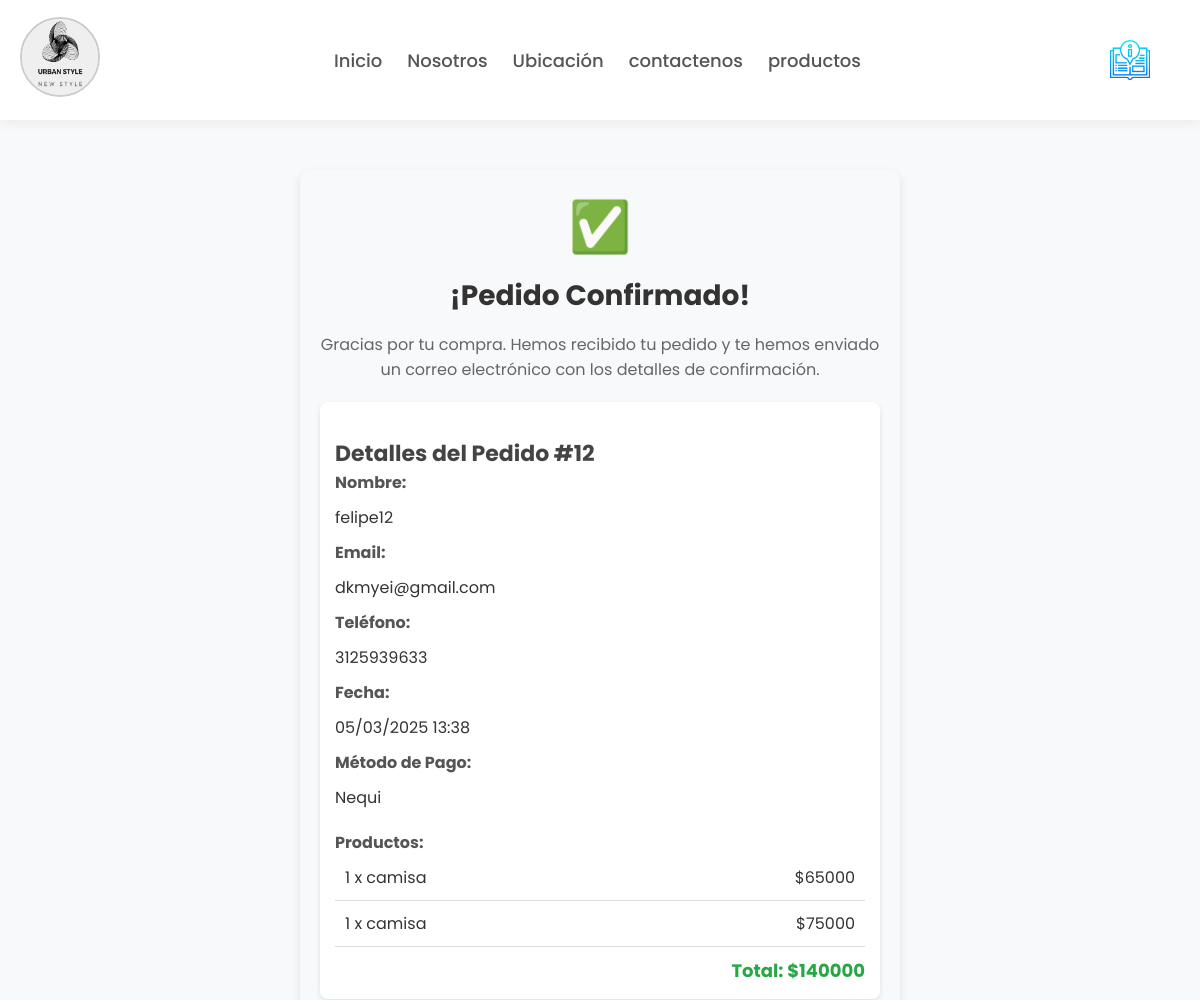
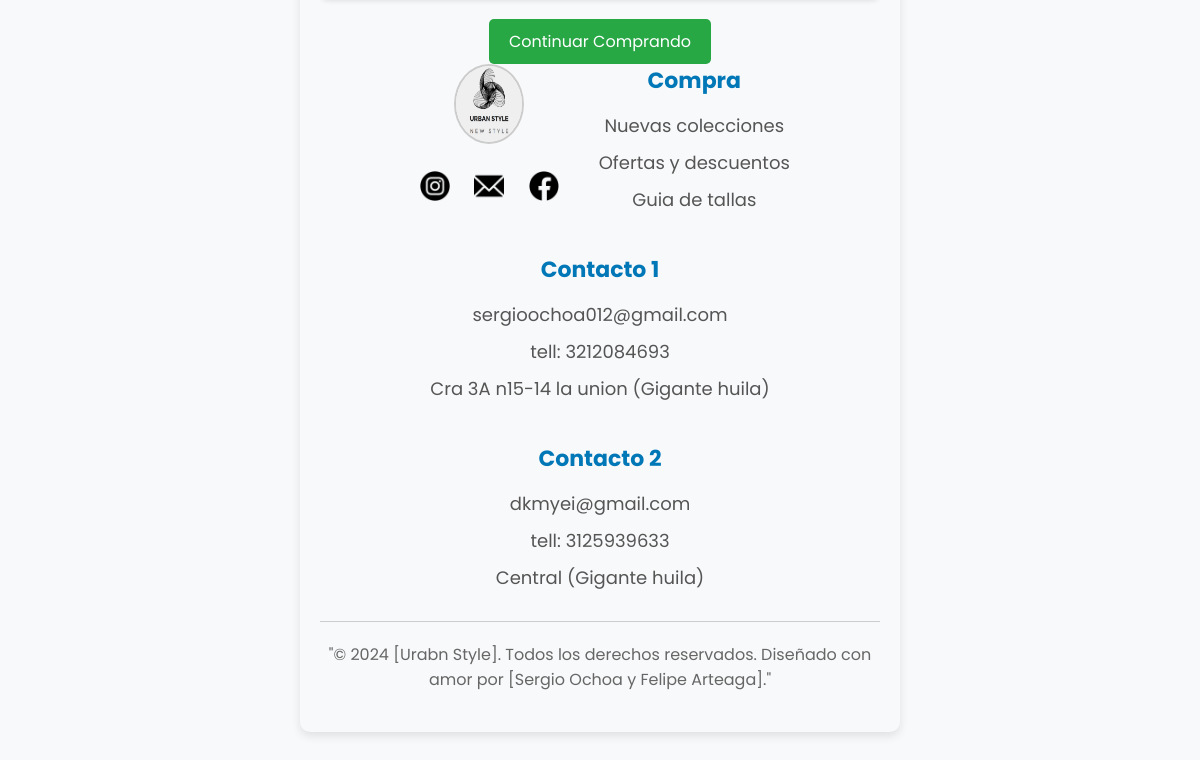
Page /confirmac/12/ on the committed database (2 pictures, top to bottom).
### productos/models.py (models this page shows, shortened)
class Orden(models.Model):
    usuario = models.ForeignKey(User, on_delete=models.CASCADE, null=True, blank=True)
    nombre = models.CharField(max_length=200)
    email = models.EmailField()
    telefono = models.CharField(max_length=20)
    sesion_id = models.CharField(max_length=100, null=True, blank=True)
    total = models.DecimalField(max_digits=10, decimal_places=0)
    metodo_pago = models.CharField(
        max_length=20,
        choices=[('nequi', 'Nequi'), ('bancolombia', 'Bancolombia')]
    )
    pagado = models.BooleanField(default=False)
    fecha_creacion = models.DateTimeField(auto_now_add=True)

class OrdenItem(models.Model):
    orden = models.ForeignKey(Orden, related_name='items', on_delete=models.CASCADE)
    producto = models.ForeignKey("Producto", on_delete=models.CASCADE)
    precio = models.DecimalField(max_digits=10, decimal_places=0)
    cantidad = models.IntegerField(default=1)
    def subtotal(self):
        return self.precio * self.cantidad

class Producto(models.Model):
    CATEGORIAS = [
        ('Hombre', 'Hombre'),
        ('Mujer', 'Mujer'),
    ]
    nombre = models.CharField(max_length=200)
    descripcion = models.TextField()
    precio = models.DecimalField(max_digits=10, decimal_places=0)
    foto = models.ImageField(upload_to='productos/')
    fecha_creacion = models.DateField(auto_now_add=True)
    categoria = models.CharField(max_length=10, choices=CATEGORIAS, default='Hombre')  # 👈 Campo de categoría

### productos/views.py (the view)
# urls.py: path('confirmac/<int:orden_id>/', views.confirmacion, name='confirmar'),
def confirmacion(request, orden_id):
    try:
        if request.user.is_authenticated:
            orden = Orden.objects.get(id=orden_id, usuario=request.user)
        else:
            orden = Orden.objects.get(id=orden_id, sesion_id=request.session.session_key)
        items = OrdenItem.objects.filter(orden=orden)
        return render(request, 'confirmacion.html', {
            'orden': orden,
            'items': items
        })
    except Orden.DoesNotExist:
        messages.error(request, "Orden no encontrada")
        return redirect('productos')

### productos/templates/confirmacion.html (shortened to what this page needs)
{% extends 'base.html' %}
{% load static %}
{% block content %}
<link rel="stylesheet" href="{% static 'tienda/confirmacion.css' %}">
<div class="confirmacion-container">
    <div class="confirmacion-icon">✅</div>
    <h1 class="confirmacion-titulo">¡Pedido Confirmado!</h1>
    <div class="confirmacion-mensaje">
        Gracias por tu compra. Hemos recibido tu pedido y te hemos enviado un correo electrónico con los detalles de confirmación.
    </div>
    <div class="confirmacion-detalles">
        <h2 class="resumen-titulo">Detalles del Pedido #{{ orden.id }}</h2>
        <div class="confirmacion-datos">
            <div>
                <div class="datos-titulo">Nombre:</div>
                <div>{{ orden.nombre }}</div>
            </div>
            <div>
                <div class="datos-titulo">Email:</div>
                <div>{{ orden.email }}</div>
            </div>
            <div>
                <div class="datos-titulo">Teléfono:</div>
                <div>{{ orden.telefono }}</div>
            </div>
            <div>
                <div class="datos-titulo">Fecha:</div>
                <div>{{ orden.fecha_creacion|date:"d/m/Y H:i" }}</div>
            </div>
            <div>
                <div class="datos-titulo">Método de Pago:</div>
                <div>{{ orden.get_metodo_pago_display }}</div>
            </div>
        </div>
        <div class="confirmacion-items">
            <div class="datos-titulo">Productos:</div>
            {% for item in items %}
            <div class="confirmacion-item">
                <div>{{ item.cantidad }} x {{ item.producto.nombre }}</div>
                <div>${{ item.subtotal }}</div>
            </div>
            {% endfor %}
            <div class="confirmacion-total">
                Total: ${{ orden.total }}
            </div>
        </div>
    </div>
    <div class="confirmacion-acciones">
        <a href="{% url 'productos' %}" class="btn btn-success">
            Continuar Comprando
        </a>
    </div>
    <div class="confirmacion-acc
{% endblock %}

### productos/static/tienda/base.css (style rules this page uses)
* { margin: 0; padding: 0; box-sizing: border-box; text-decoration: none; list-style: none; font-family: "Poppins", sans-serif; }
body { background-color: #F8F9FA; color: #333; display: flex; flex-direction: column; min-height: 100vh; }

### productos/static/tienda/confirmacion.css (style rules this page uses)
.confirmacion-container { max-width: 600px; margin: 50px auto; padding: 20px; text-align: center; background-color: #f8f9fa; border-radius: 10px; box-shadow: 0px 4px 10px rgba(0, 0, 0, 0.1); }
.confirmacion-icon { font-size: 50px; color: #28a745; margin-bottom: 10px; }
.confirmacion-titulo { font-size: 28px; font-weight: bold; color: #333; }
.resumen-titulo { font-size: 22px; font-weight: bold; margin-top: 20px; color: #444; }
.confirmacion-mensaje { font-size: 16px; color: #666; margin: 15px 0; }
.confirmacion-detalles { text-align: left; margin-top: 20px; background: #fff; padding: 15px; border-radius: 8px; box-shadow: 0px 2px 5px rgba(0, 0, 0, 0.1); }
.confirmacion-datos div { margin-bottom: 10px; }
.datos-titulo { font-weight: bold; color: #555; }
.confirmacion-items { margin-top: 20px; }
.confirmacion-item { display: flex; justify-content: space-between; padding: 10px; border-bottom: 1px solid #ddd; }
.confirmacion-total { font-size: 18px; font-weight: bold; color: #28a745; text-align: right; margin-top: 10px; }
.confirmacion-acciones { margin-top: 20px; }
.btn-success { display: inline-block; padding: 10px 20px; background-color: #28a745; color: white; text-decoration: none; border-radius: 5px; transition: background 0.3s ease; }

### rows in the picture
Orden: id "12", nombre "felipe12", email "dkmyei@gmail.com", telefono "3125939633", fecha_creacion "05/03/2025 13:38", metodo_pago "Nequi", total "140000"
OrdenItem: cantidad "1", producto.nombre "camisa", subtotal "65000"
OrdenItem: cantidad "1", producto.nombre "camisa", subtotal "75000"
